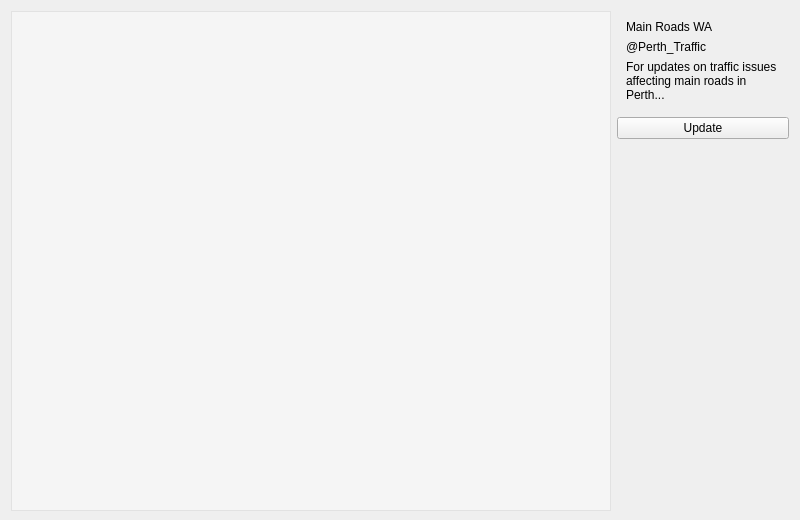
      <widget class="QWidget" name="tab_traffic">
       <property name="minimumSize">
        <size>
         <width>800</width>
         <height>520</height>
        </size>
       </property>
       <property name="maximumSize">
        <size>
         <width>800</width>
         <height>520</height>
        </size>
       </property>
       <attribute name="icon">
        <iconset resource="resources.qrc">
         <normaloff>:/images/traffic.png</normaloff>:/images/traffic.png</iconset>
       </attribute>
       <attribute name="title">
        <string/>
       </attribute>
       <layout class="QGridLayout" name="gridLayout_7">
        <item row="0" column="0" rowspan="3">
         <widget class="QTextBrowser" name="textBrowser_traffic">
          <property name="minimumSize">
           <size>
            <width>600</width>
            <height>500</height>
           </size>
          </property>
          <property name="maximumSize">
           <size>
            <width>600</width>
            <height>500</height>
           </size>
          </property>
          <property name="focusPolicy">
           <enum>Qt::NoFocus</enum>
          </property>
          <property name="styleSheet">
           <string notr="true">font: 10pt &quot;Latha&quot;;
background-color: rgba(255,255,255,100);</string>
          </property>
          <property name="openLinks">
           <bool>false</bool>
          </property>
         </widget>
        </item>
        <item row="0" column="1">
         <widget class="QTransparentWidget" name="traffic_info" native="true">
          <layout class="QVBoxLayout" name="verticalLayout_5">
           <item>
            <widget class="QLabel" name="label_52">
             <property name="text">
              <string>Main Roads WA</string>
             </property>
            </widget>
           </item>
           <item>
            <widget class="QLabel" name="label_51">
             <property name="text">
              <string>@Perth_Traffic</string>
             </property>
            </widget>
           </item>
           <item>
            <widget class="QLabel" name="label_53">
             <property name="styleSheet">
              <string notr="true">font: 10pt &quot;Latha&quot;;</string>
             </property>
             <property name="text">
              <string>For updates on traffic issues affecting main roads in Perth...</string>
             </property>
             <property name="wordWrap">
              <bool>true</bool>
             </property>
            </widget>
           </item>
          </layout>
         </widget>
        </item>
        <item row="1" column="1">
         <widget class="QPushButton" name="pushButton_updateTrafficData">
          <property name="text">
           <string>Update</string>
          </property>
         </widget>
        </item>
        <item row="2" column="1">
         <spacer name="verticalSpacer_8">
          <property name="orientation">
           <enum>Qt::Vertical</enum>
          </property>
          <property name="sizeHint" stdset="0">
           <size>
            <width>20</width>
            <height>40</height>
           </size>
          </property>
         </spacer>
        </item>
       </layout>
      </widget>
